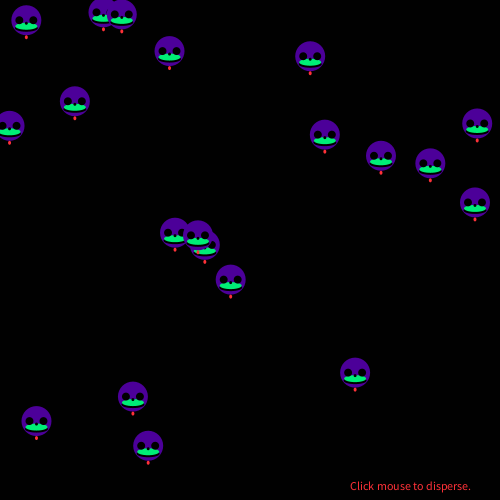
Frame 1 (no input)
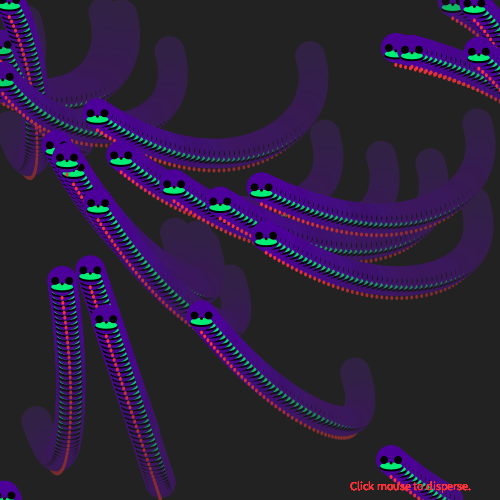
Frame 60 (the mouse pressed at the canvas centre just before this capture)
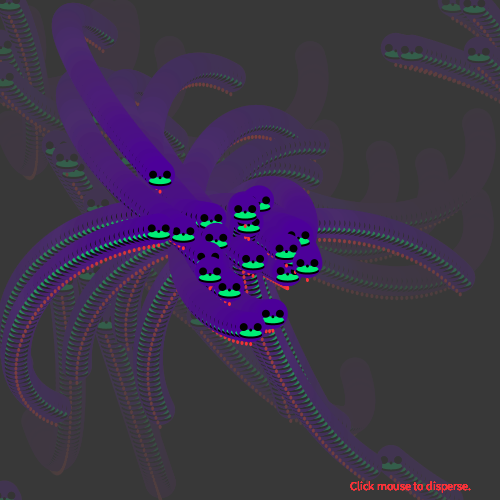
Frame 120 (the mouse held since frame 60 and released just before this capture)

The Processing sketch that drew these frames (run headless with seeded random() and noise(); from frame 60 on, the mouse is pressed at the canvas centre):

// Processing sketch: processing_140690
// ── processing_140690.pde

//Mady Dean 03/19/14 Creative Computing: Section B//

Mover[] movers = new Mover[20];

void setup() {
  size(500,500);
  smooth();
  background(0);
  
  for (int i = 0; i < movers.length; i++) {
    movers[i] = new Mover(); 
  }
}

void draw() {
  noStroke();
  fill(random(100), random(15));
  rect(0,0,width,height);

  for (int i = 0; i < movers.length; i++) {
    movers[i].update();
    movers[i].checkEdges();
    movers[i].display(); 
}
  
  fill(255,49,56);
  text( "Click mouse to disperse.", 350, 490);
}

void mousePressed(){
  for (int i = 0; i < movers.length; i++) {
    movers[i].location.x = random(width);
    movers[i].location.y = random(height); 
  }
  
}

class Mover {
  PVector location;
  PVector velocity;
  PVector acceleration;
  float topspeed;

  Mover() {
    location = new PVector(random(width),random(height));
    velocity = new PVector(10,30);
    topspeed = 5;
  }

  void update() {

    
    PVector mouse = new PVector(mouseX,mouseY);
    PVector dir = PVector.sub(mouse,location); 
    dir.normalize();     
    dir.mult(0.3);        
    acceleration = dir;  

    velocity.add(acceleration);
    velocity.limit(topspeed);
    location.add(velocity);
 }

 void display() {
    stroke(random(255),random(255),10,0); 
    fill(76,0,153);
    ellipse(location.x,location.y,30,30);
                 fill(0,0,0);
    ellipse(location.x,location.y+8, 23,7);
             fill(0,238,118);
    ellipse(location.x,location.y+6, 22,7);
    fill(0,0,0);
    ellipse(location.x,location.y+3, 3,3);
     fill(0,0,0);
    ellipse(location.x+7,location.y, 8,8);
         fill(0,0,0);
    ellipse(location.x-7,location.y, 8,8);
             fill(0,0,0);
                 fill (255,49,56);
        ellipse(location.x,location.y+17, 3,4);
    strokeWeight(10); 
  }


  void checkEdges() {

    if (location.x > width) {
      location.x = 0;
    } else if (location.x < 0) {
      location.x = width;
    }

    if (location.y > height) {
      location.y = 0;
    }  else if (location.y < 0) {
      location.y = height;
    }

  }

}
